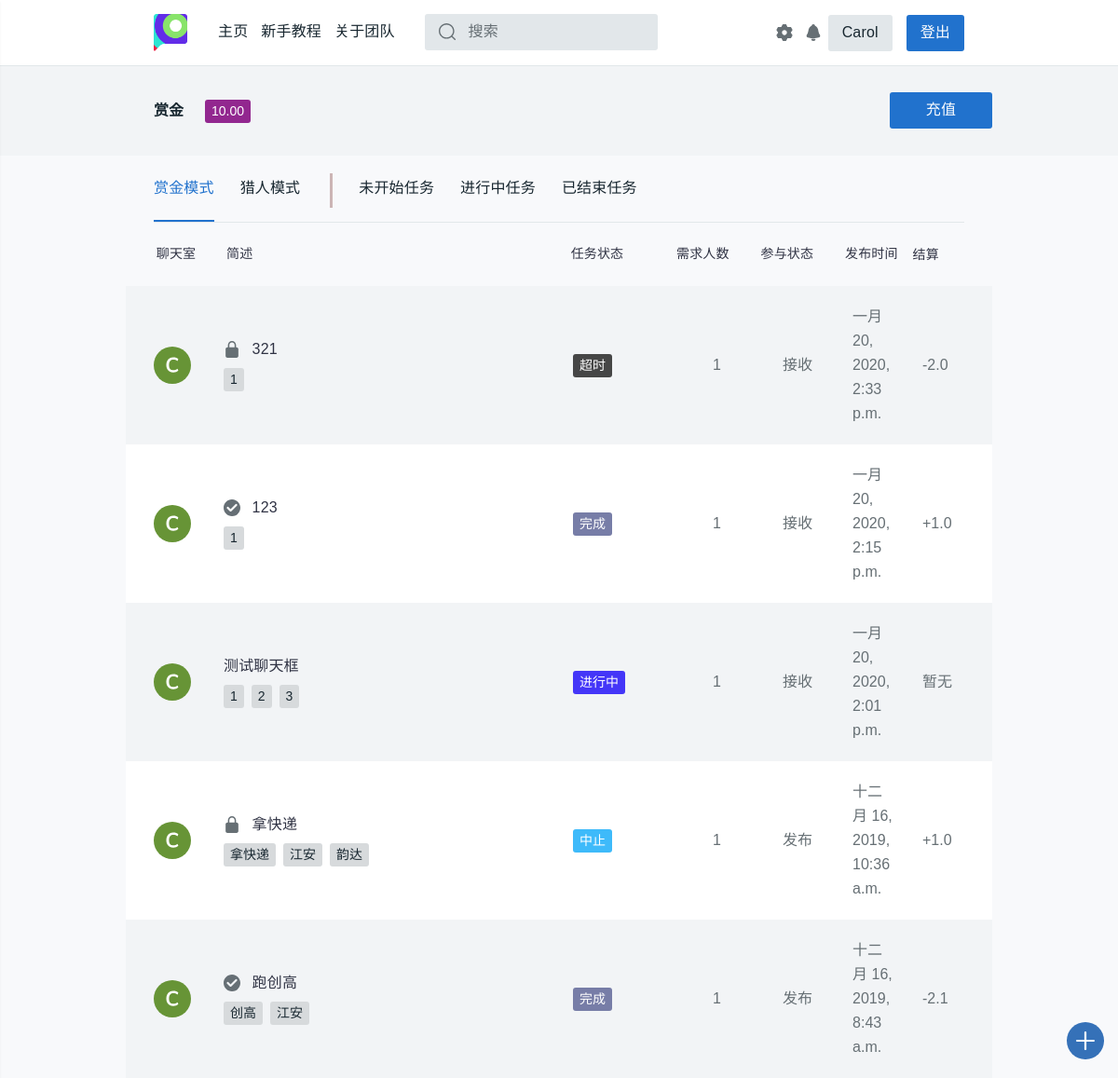
The page /profile/ (signed in) on the database as committed earlier.
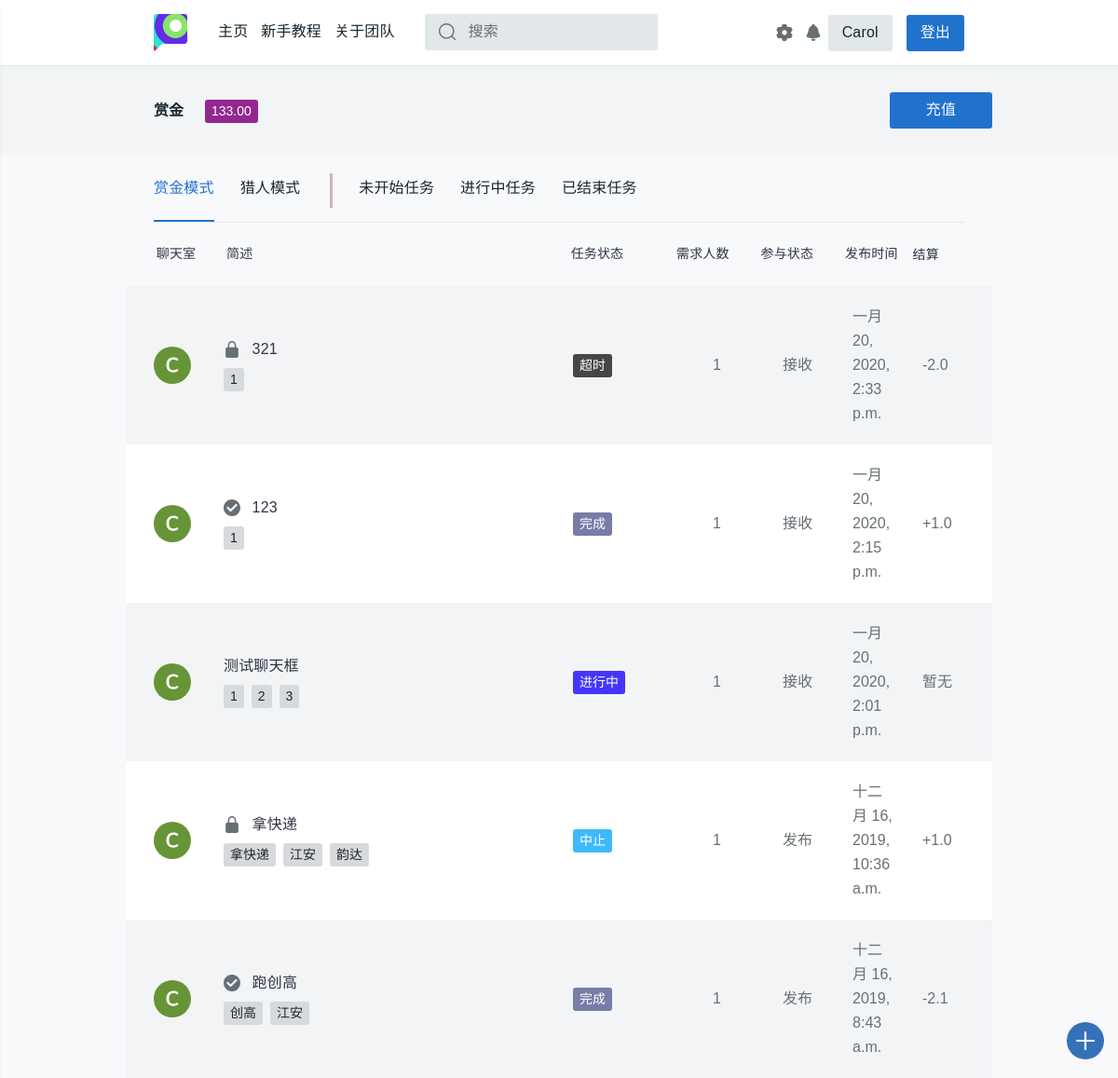
The same page on the database as committed later.
### login/models.py (models this page shows, shortened)
class User(models.Model):
    name = models.CharField(max_length=128, unique=True)
    password = models.CharField(max_length=256)
    stu_id = models.CharField(max_length=13, unique=True)
    phone = models.CharField(max_length=11, unique=True, default='None')
    dept = models.CharField(max_length=50, default='None')
    money = models.DecimalField(max_digits=5, decimal_places=2, default=0.00)
    c_time = models.DateTimeField(auto_now_add=True)
    has_confirmed = models.BooleanField(default=False)
    send_state = models.IntegerField(default=1)
    updated_time = models.DateTimeField(null=True, blank=True)
    class Meta:
        ordering = ['c_time']
        verbose_name = '用户'
        verbose_name_plural = '用户'

### task_platform/views.py (the view)
# urls.py: path('profile/', views.profile, name='profile'),
def profile(request):
    username = request.session.get('user_name', None)
    if not username:
        return redirect('/login/')
    notice_room = '/chatroom/{}'.format(get_notice_room_id(username))
    notice_num = chatinfo_num(username)
    user = User.objects.get(name=username)
    student_id = user.stu_id
    phone = user.phone
    dept = user.dept
    if user.dept == 'None':
        dept = '暂无信息'
    money = user.money
    task_list_list = []
    if username:
        user = User.objects.get(name=username)
        student_id = user.stu_id
        phone = user.phone
        dept = user.dept
        if user.dept == 'None':
            dept = '暂无信息'
    stcolor_finder = {
        '未开始': '9', '进行中': '2',
        '中止': '3', '撤销': '3',
        '超时': '6', '完成': '4',
        '赏金模式': '5', '猎人模式': '7'
    }
    rec_task_id_list = Task_receive.objects.filter(username=username).values_list('task_id')
    latest_task_list = Task.objects.filter(
        Q(publisher=username) | Q(id__in=rec_task_id_list)
    ).order_by('-pub_time')
    tab_class = [
        ("task_class='赏金模式'", "_task.task_state"),
        ("task_class='猎人模式'", "_task.task_state"),
        ("task_state='未开始'", "_task.task_class"),
        ("task_state='进行中'", "_task.task_class"),
        ("Q(task_state='撤销')|Q(task_state='中止')|Q(task_state='超时')|Q(task_state='完成')",
        "_task.task_class")
    ]
    def calc_settlement(task, username):
        _settlement = '暂无'
        rec_task_list = Task_receive.objects.filter(task_id=task.id)
        if task.publisher == username:
            if task.task_class == '赏金模式':
                if task.task_state == '完成':
                    _settlement = 0
                    for rec in rec_task_list:
                        _settlement -= (1 + settings.PERCENTAGE) * float(rec.done_money)
                elif task.task_state in ['中止']:
                    _settlement = 0
                    for rec in rec_task_list:
                        _settlement += float(rec.done_money)
                elif task.task_state == '撤销':
                    _settlement = -settings.DEPOSIT
                    for rec in rec_task_list:
                        if rec.is_abort:
                            _settlement += float(rec.done_money)
            else:
                if task.task_state == '完成':
                    _settlement = -float(rec_task_list.first().done_money) * (1 - settings.PERCENTAGE)
                elif task.task_state in ['中止', '超时']:
                    _settlement = -settings.DEPOSIT
        elif rec_task_list.filter(username=username):
            if task.task_class == '赏金模式':
                if task.task_state == '完成':
                    _settlement = float(rec_task_list.get(username=username).done_money)
                elif task.task_state in ['中止', '超时']:
                    _settlement = -float(rec_task_list.get(username=username).done_money)
                elif task.task_state == '撤销':
                    _settlement = float(settings.DEPOSIT) / rec_task_list.count()
            else:
                if task.task_state == '完成':
                    _settlement = -float(rec_task_list.get(username=username).done_money)
                elif task.task_state in ['中止', '超时']:
                    _settlement = float(settings.DEPOSIT)
        if type(_settlement) == str:
            return _settlement
        if _settlement >= 0:
            return '+{}'.format(round(_settlement, 2))
        else:
            return str(round(_settlement, 2))
    for idx in range(5):
        tag_list = []
        for _task in eval('latest_task_list.filter({})'.format(tab_class[idx][0])):
            _color = 'tt-color0{} tt-badge'.format(stcolor_finder[eval(tab_class[idx][1])])
            _settlement = calc_settlement(_task, username)
            _room_id = get_room_id(_task)
            tag_list.append(
                (_task, _color, _settlement, _room_id,
                Task_tags.objects.filter(task_id=_task.id).order_by('sig_tag'))
            )
        task_list_list.append(tag_list)
    tag_list_1, tag_list_2, tag_list_3, tag_list_4, tag_list_5 = (
        task_list_list[0], task_list_list[1], task_list_list[2],
        task_list_list[3], task_list_list[4]
    )
    if request.method == 'POST' and 'settings' in request.POST:
        sl_message = self_settings(request, user)
    return render(request, 'task_platform/profile.html', locals())

### task_platform/models.py (called while the page is built)
    def __str__(self):
        return self.sig_tag

### task_platform/tools.py (called while the page is built)
@csrf_exempt
def get_room_id(task):
    md5 = hashlib.md5()
    md5.update('{}{}'.format(task.id, task.publisher).encode())
    return md5.hexdigest()

@csrf_exempt
def get_notice_room_id(username):
    md5 = hashlib.md5()
    md5.update(username.encode())
    return md5.hexdigest()

def chatinfo_num(username):
    withs = Withdraw.objects.filter(username=username, state='完成', noticed=False)
    for each_with in withs:
        send_notice(username, '恭喜您，您于{}发起的提现{}元的请求已经接受，请查看您支付宝余额，如果有问题请联系platform_office@163.com。'.format(each_with.start_time.strftime('%Y-%m-%d %M:%H:%S'), each_with.money))
        each_with.noticed = True
        each_with.save()
    chatnum = ChatVision.objects.filter(username=username, has_seen=False).count()
    return chatnum

### task_platform/templates/task_platform/profile.html (shortened to what the changed rows need)
{% extends 'task_platform/base.html'%}
{% load staticfiles %}
{% block content %}
<head>
  <link rel="stylesheet" href="{% static 'css/style.css' %}">
  <link href="{% static 'css/profile.css' %}" rel="stylesheet">
</head>
<main id="tt-pageContent" class="tt-offset-small">
  <div class="tt-wrapper-section">
    <div class="container">
      <div class="tt-user-header">
        <div class="tt-col-title">
          <ul class="tt-list-badge">
            <li><a href="#"><span class="tt-color14 tt-badge">{{ money }}</span></a></li>
          </ul>
        </div>
      </div>
    </div>
  </div>
</main>
{% endblock %}

Rows that differ between the two databases and show on the page:
changed User: money "10.00" → "133.00"
